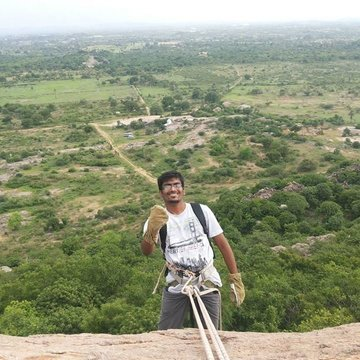
%> input picture home_works/Q10_a/me.jpg, 360 x 360 px
$ octave Q10_1_test.m   (GNU Octave 9; MATLAB toolbox functions it lacks are replaced by stand-ins)
%> lines starting %> are read from the running program, lines starting %| are printed output that depends on the picture
a=rgb2gray(imread('me.jpg'));
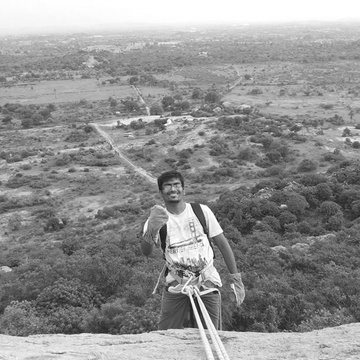
%> a: size 360x360 uint8; min 15, max 255, mean 144.7
figure,imshow(a);
    q=9;
    b=padarray(a,[floor(q/2) floor(q/2)],'replicate','both');
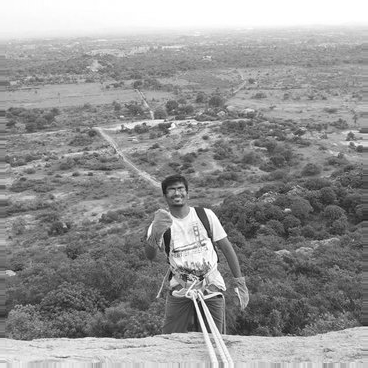
%> b: size 368x368 uint8; min 15, max 255, mean 146.6
    c=[ 1, 0, 0, 0, 0, 0, 0, 0, 0;
        0, 1, 0, 0, 0, 0, 0, 0, 0;
        0, 0, 1, 0, 0, 0, 0, 0, 0;
        0, 0, 0, 1, 0, 0, 0, 0, 0;
        0, 0, 0, 0, 1, 0, 0, 0, 0;
        0, 0, 0, 0, 0, 1, 0, 0, 0;
        0, 0, 0, 0, 0, 0, 1, 0, 0;
        0, 0, 0, 0, 0, 0, 0, 1, 0;
        0, 0, 0, 0, 0, 0, 0, 0, 1]/9;
    for i = 1:length(a)
        for j=1:length(a)
            b(i+floor(q/2),j+floor(q/2))=trace((c*double(b(i:i+q-1,j:j+q-1))));
        end
    end
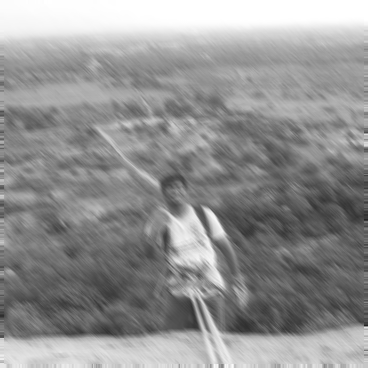
%> b: size 368x368 uint8; min 35, max 255, mean 146.6
    b=b(1+floor(q/2):end-floor(q/2),1+floor(q/2):end-floor(q/2));
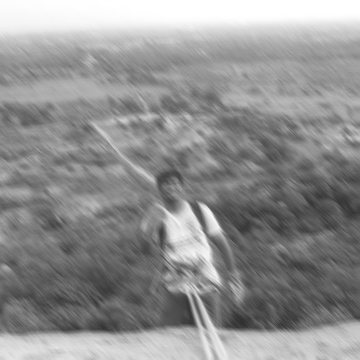
%> b: size 360x360 uint8; min 47, max 255, mean 144.7
    figure,imshow(b);
    b=padarray(b,[floor(q/2) floor(q/2)],'replicate','both');
%> b: size 368x368 uint8
    for i =1:length(a)
        for j=1:length(a)
            d(i,j)=b(i+4,j+4)-b(i+5,j+5);
        end
    end
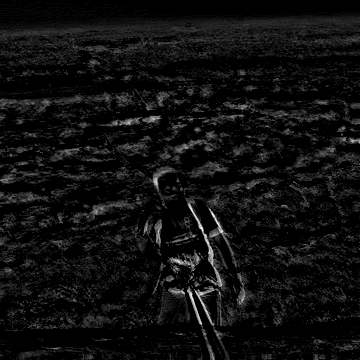
%> d: size 360x360 uint8; min 0, max 29, mean 1.8; drawn with min black and max white
%     figure,imshow(d);

$ run again, with home_works/Q10_a/me2.jpg copied over home_works/Q10_a/me.jpg
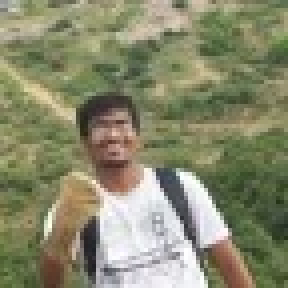
%> input picture home_works/Q10_a/me2.jpg, 72 x 72 px (shown 4 times larger)
%> after the loop `for i = 1:length(a)`:
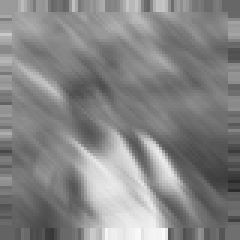
%> b: size 80x80 uint8 (shown 3 times larger); min 43, max 250, mean 133.2
%> after the loop `for i =1:length(a)`:
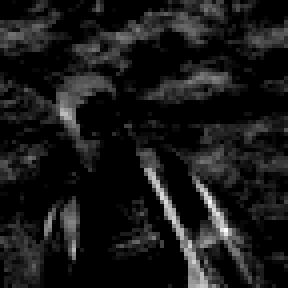
%> d: size 72x72 uint8 (shown 4 times larger); min 0, max 27, mean 2.6; drawn with min black and max white
